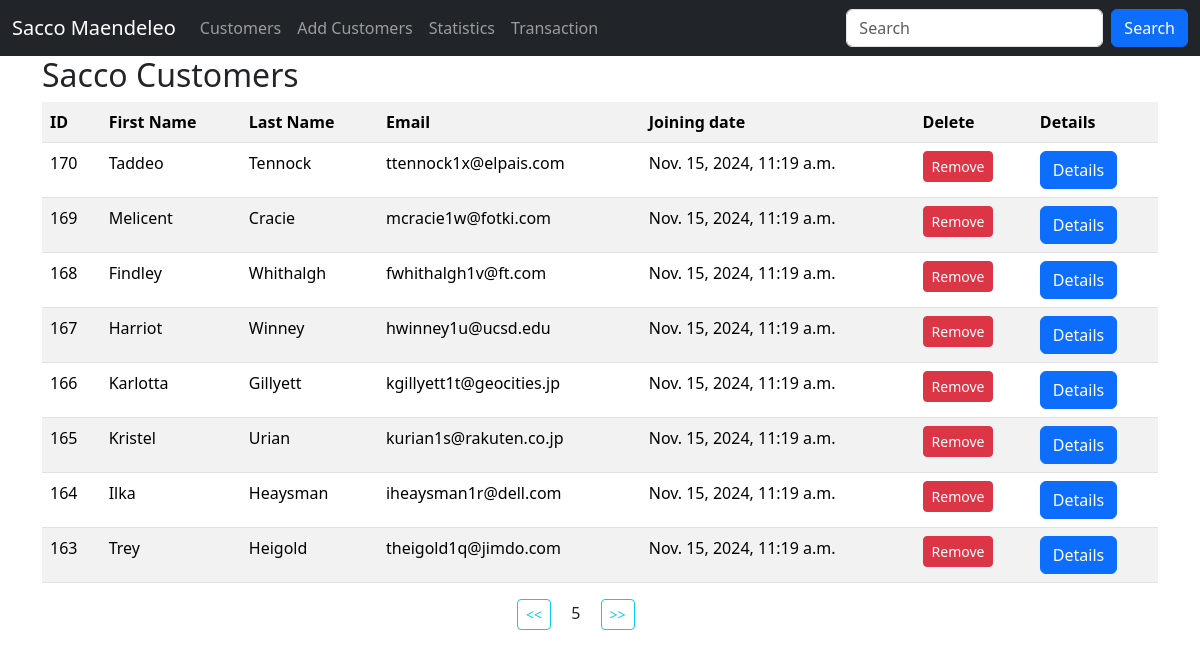
The app's page /?page=5 with its own data.
### app/models.py (models this page shows, shortened)
class Customer(models.Model):
    first_name = models.CharField(max_length=30)
    last_name = models.CharField(max_length=30)
    email = models.EmailField(unique=True)
    dob = models.DateField()
    gender = models.CharField(max_length=10)
    weight = models.IntegerField(default=0)
    created_at = models.DateTimeField(auto_now_add=True)
    update_at = models.DateTimeField(auto_now=True)
    class Meta:
        db_table = 'customers'

### app/views.py (the view)
# urls.py: path('', views.customers, name='customers'),
def customers(request):
    data = Customer.objects.all().order_by(
        '-id').values()  # ORM-object relational marker select everything from customers
    paginator = Paginator(data, 8)
    page_number = request.GET.get('page', 1)
    try:
        paginated_data = paginator.page(page_number)
    except PageNotAnInteger | EmptyPage:
        paginated_data = paginator.page(1)
    return render(request, 'customers.html', {'data': paginated_data})

### templates/customers.html (shortened to what this page needs)
{% extends 'master.html' %}
{% block content %}
    <div class="container">
        <h2>Sacco Customers</h2>
        <table class="table table-striped">
            <tr>
                <th>ID</th>
                <th>First Name</th>
                <th>Last Name</th>
                <th>Email</th>
                <th>Joining date</th>
                <th>Delete</th>
                <th>Details</th>
            </tr>
            {% for customer in data.object_list %}
                <tr>
                    <td>{{ customer.id }}</td>
                    <td>{{ customer.first_name }}</td>
                    <td>{{ customer.last_name }}</td>
                    <td>{{ customer.email }}</td>
                    <td>{{ customer.created_at }}</td>
                    <td>
                        <a href="{% url 'remove_customer' customer.id %}" class="btn btn-danger btn-sm">Remove</a>
                    </td>
                    <td>
                        <a href="{% url 'customer_details' customer.id %}" class="btn btn-primary bt-sm ">Details</a>
                    </td>
                </tr>
            {% empty %}
                <p>No customers in the sacco</p>
            {% endfor %}
        </table>
        <div class="row justify-content-center">
            <div class="col-sm-2">
                {% if data.has_previous %}
                    <a class="btn btn-outline-info btn-sm" href="?page={{ data.previous_page_number }}"> << </a>
                {% endif %}
                <span class="mx-3" >{{ data.number }}</span>
                {% if data.has_next %}
                    <a class="btn btn-outline-info btn-sm" href="?page={{ data.next_page_number }}"> >> </a>
                {% endif %}
            </div>
        </div>
    </div>
{% endblock %}

### records on screen
Customer: id "170", first_name "Taddeo", last_name "Tennock", email "ttennock1x@elpais.com", created_at "Nov. 15, 2024, 11:19 a.m."
Customer: id "169", first_name "Melicent", last_name "Cracie", email "mcracie1w@fotki.com", created_at "Nov. 15, 2024, 11:19 a.m."
Customer: id "168", first_name "Findley", last_name "Whithalgh", email "fwhithalgh1v@ft.com", created_at "Nov. 15, 2024, 11:19 a.m."
Customer: id "167", first_name "Harriot", last_name "Winney", email "hwinney1u@ucsd.edu", created_at "Nov. 15, 2024, 11:19 a.m."
Customer: id "166", first_name "Karlotta", last_name "Gillyett", email "kgillyett1t@geocities.jp", created_at "Nov. 15, 2024, 11:19 a.m."
Customer: id "165", first_name "Kristel", last_name "Urian", email "kurian1s@rakuten.co.jp", created_at "Nov. 15, 2024, 11:19 a.m."
Customer: id "164", first_name "Ilka", last_name "Heaysman", email "iheaysman1r@dell.com", created_at "Nov. 15, 2024, 11:19 a.m."
Customer: id "163", first_name "Trey", last_name "Heigold", email "theigold1q@jimdo.com", created_at "Nov. 15, 2024, 11:19 a.m."

### other values on screen
{{ data.number }} "5"
